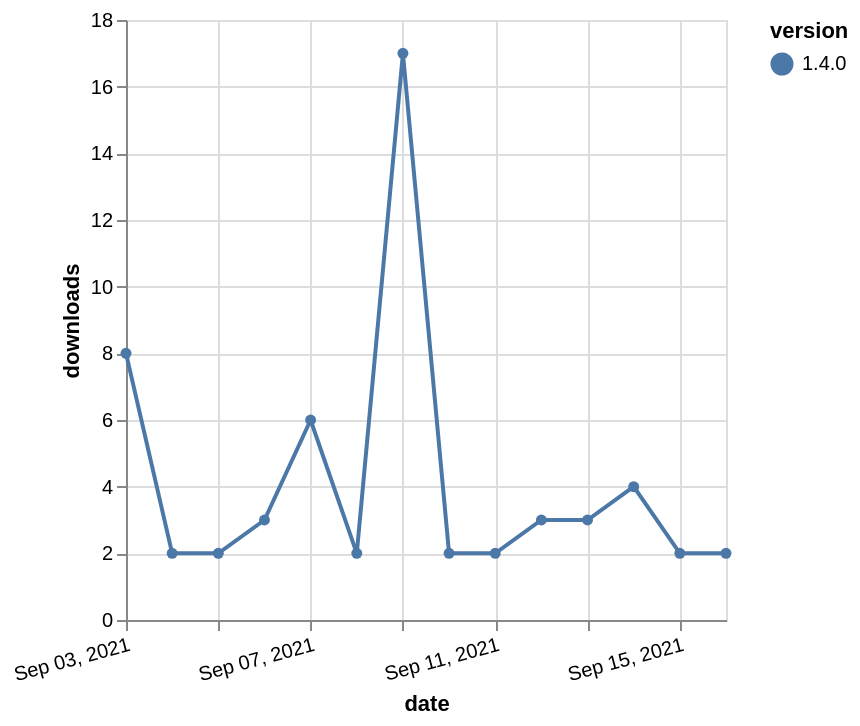

Vega-Lite specification for this chart:
### Vega-Lite specification from a JSON file in a GitHub repository (floating-point values rounded to 4 significant figures)
{"$schema": "https://vega.github.io/schema/vega-lite/v5.json", "description": "A simple bar chart with embedded data.", "data": {"values": [{"date": "2021-09-03", "total": 8522, "delta": 8, "version": "1.4.0"}, {"date": "2021-09-04", "total": 8524, "delta": 2, "version": "1.4.0"}, {"date": "2021-09-05", "total": 8526, "delta": 2, "version": "1.4.0"}, {"date": "2021-09-06", "total": 8529, "delta": 3, "version": "1.4.0"}, {"date": "2021-09-07", "total": 8535, "delta": 6, "version": "1.4.0"}, {"date": "2021-09-08", "total": 8537, "delta": 2, "version": "1.4.0"}, {"date": "2021-09-09", "total": 8554, "delta": 17, "version": "1.4.0"}, {"date": "2021-09-10", "total": 8556, "delta": 2, "version": "1.4.0"}, {"date": "2021-09-11", "total": 8558, "delta": 2, "version": "1.4.0"}, {"date": "2021-09-12", "total": 8561, "delta": 3, "version": "1.4.0"}, {"date": "2021-09-13", "total": 8564, "delta": 3, "version": "1.4.0"}, {"date": "2021-09-14", "total": 8568, "delta": 4, "version": "1.4.0"}, {"date": "2021-09-15", "total": 8570, "delta": 2, "version": "1.4.0"}, {"date": "2021-09-16", "total": 8572, "delta": 2, "version": "1.4.0"}]}, "width": "container", "mark": {"type": "line", "point": {"filled": true}}, "encoding": {"x": {"field": "date", "type": "temporal", "timeUnit": "yearmonthdate", "title": "date", "axis": {"labelAngle": -15}}, "y": {"field": "delta", "type": "quantitative", "title": "downloads"}, "color": {"field": "version", "type": "nominal"}, "tooltip": {"field": "delta"}}}
